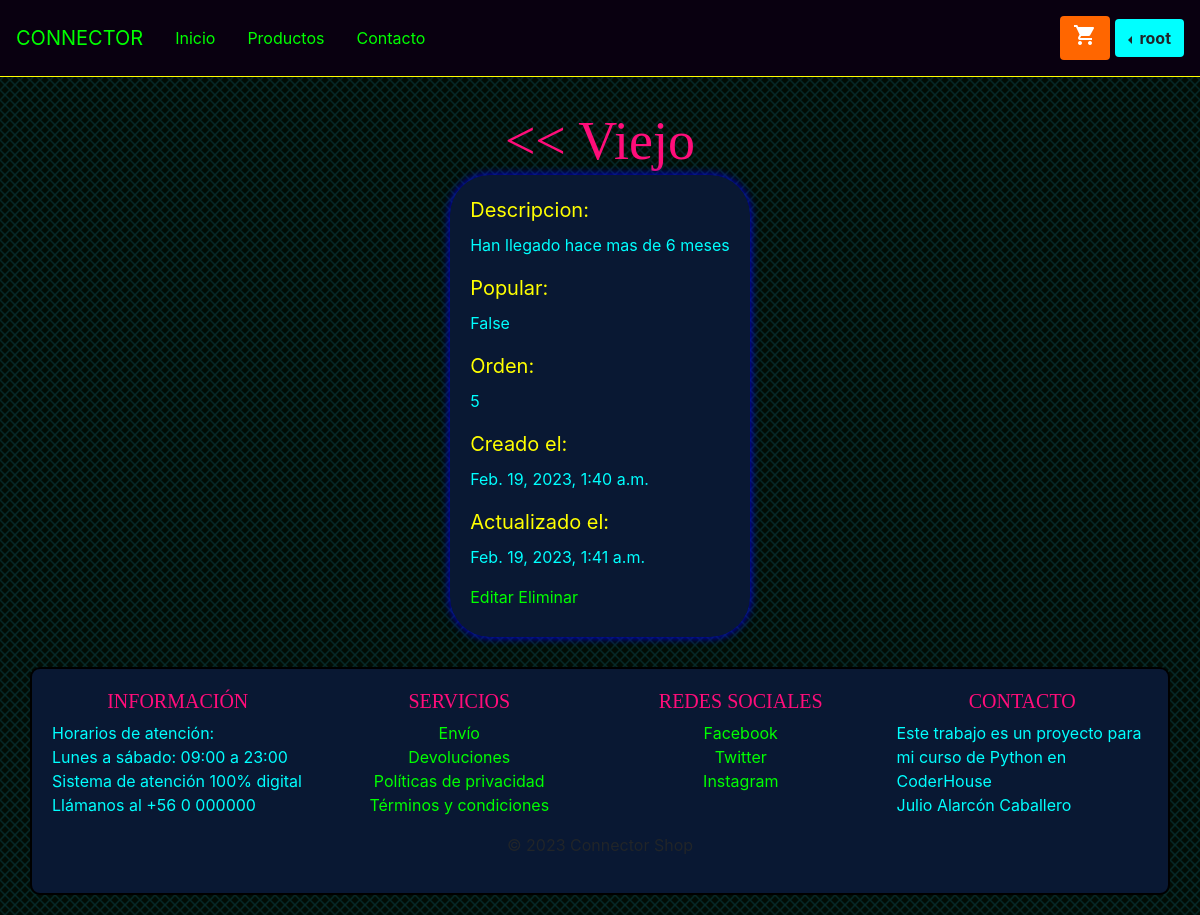
The app's page /tag/6/ (signed in) with its own data.
### connectorshop/models.py (models this page shows, shortened)
class Tag(models.Model):
    name = models.CharField(max_length=50)
    description = models.TextField(blank=True)
    highlighted = models.BooleanField(default=False)
    order = models.IntegerField(default=0)
    created_at = models.DateTimeField(auto_now_add=True)
    updated_at = models.DateTimeField(auto_now=True)

### connectorshop/views.py (the view)
# urls.py: path('tag/<int:pk>/', views.tag_detail, name='tag_detail'),
@superuser_required
def tag_detail(request, pk):
    template_name = 'tags/tag_detail.html'
    tag = get_object_or_404(Tag, pk=pk)
    context = {
        'tag': tag,
        'title': 'Detalles del Tag'
    }
    return render(request, template_name, context)

### connectorshop/views.py (called while the page is built)
def superuser_required(view_func):
    decorated_view_func = user_passes_test(lambda u: u.is_superuser, login_url='/')(view_func)
    return decorated_view_func

### connectorshop/templates/tags/tag_detail.html
{% extends 'base.html' %} {% block content %}
<div class="button-center">
	<a href="{% url 'tag_list' %}"><h1> << {{ tag.name }}</h1></a>
</div>
<div class="container-fluid centered">
	<div class="row">
		<div class="card-detail">
			<div class="card-body">
				<label class="text-yellow text-20">Descripcion:</label><p class="text-aqua">{{ tag.description }}</p>
				<label class="text-yellow text-20">Popular:</label><p class="text-aqua">{{ tag.highlighted }}</p>
				<label class="text-yellow text-20">Orden:</label><p class="text-aqua">{{ tag.order }}</p>
				<label class="text-yellow text-20">Creado el:</label><p class="text-aqua">{{ tag.created_at }}</p>
				<label class="text-yellow text-20">Actualizado el:</label><p class="text-aqua">{{ tag.updated_at }}</p>
				<label><a href="{% url 'tag_edit' tag.id %}">Editar</a></label>
				<label><a href="{% url 'tag_delete' tag.id %}" onclick="return confirm('¿Estás seguro que quieres eliminar este tag?');">Eliminar</a></label>
			</div>
		</div>
	</div>
</div>
{% endblock %}

### connectorshop/templates/base.html (shortened to what this page needs)
<!DOCTYPE html>
<html lang="en">
	<head>
		<link rel="stylesheet" href="https://cdnjs.cloudflare.com/ajax/libs/animate.css/4.1.1/animate.min.css" />
		<link
			rel="stylesheet"
			href="https://stackpath.bootstrapcdn.com/bootstrap/4.4.1/css/bootstrap.min.css"
		/>
		<link rel="stylesheet" href="https://cdn.jsdelivr.net/npm/sweetalert2@10.2.0/dist/sweetalert2.min.css" />
	</head>
	<body>
		<nav class="navbar navbar-expand-lg py-3">
			<a class="navbar-brand text-orange" href="/products">CONNECTOR</a>
			<a class="nav-link" href="/home">Inicio</a>
			<a class="nav-link" href="/products">Productos</a>
			<a class="nav-link" href="#">Contacto</a>
			<div class="dropdown ml-auto dropleft">
				{% if request.user.is_authenticated %}
				<button class="btn background-orange text-white bold"><i class="material-icons">shopping_cart</i></button>
				<button class="btn dropdown-toggle background-cyan bold" type="button" id="dropdownMenuButton" data-bs-toggle="dropdown" aria-expanded="false">
					{{ user.username }}
				</button>
				{% else %}
				<a class="btn btn-primary text-right" href="{% url 'index' %}">Iniciar sesión</a>
				{% endif %}
			</div>
		</nav>
		<br /><br />
		{% block content %} {% endblock %}
	</body>
	<footer class="footer">
		<div class="container" id="footer_container">
			<div class="row">
				<div class="col-md-3">
					<h5 class="text-uppercase">Información</h5>
					<p class="text-aqua">
						Horarios de atención:<br />Lunes a sábado: 09:00 a 23:00<br />
						Sistema de atención 100% digital<br />Llámanos al +56 0 000000
					</p>
				</div>
				<div class="col-md-3">
					<h5 class="text-uppercase">Servicios</h5>
					<ul class="list-unstyled text-center">
						<li><a href="#">Envío</a></li>
						<li><a href="#">Devoluciones</a></li>
						<li><a href="#">Políticas de privacidad</a></li>
						<li><a href="#">Términos y condiciones</a></li>
					</ul>
				</div>
				<div class="col-md-3">
					<h5 class="text-uppercase">Redes sociales</h5>
					<ul class="list-unstyled text-center">
						<li><a href="#">Facebook</a></li>
						<li><a href="#">Twitter</a></li>
						<li><a href="#">Instagram</a></li>
					</ul>
				</div>
				<div class="col-md-3">
					<h5 class="text-uppercase">Contacto</h5>
					<p class="text-aqua">Este trabajo es un proyecto para mi curso de Python en CoderHouse<br />Julio Alarcón Caballero</p>
				</div>
			</div>
			<div class="row">
				<div class="col text-center">
					<p>&copy; 2023 Connector Shop</p>
				</div>
			</div>
		</div>
	</footer>
</html>
<link rel="stylesheet" type="text/css" href="/media/styles/style_base.css" />

### media/styles/style_base.css (style rules this page uses)
h1, h2, h3, h4, h5 { font-family: Georgia, Times, serif; color: rgb(255, 13, 122); text-align: center; }
h1 { font-size: 54px; }
.button-center { display: flex; justify-content: center; align-items: center; height: 5vh; }
.text-20 { font-size: 20px; }
.card-detail { background-color: #091833; border-radius: 40px; box-shadow: 0px 0px 10px blue; margin: 10px auto; }
body { background-image: url("/media/images/fondo.png"); }
nav { background-color: #090010; border-bottom: 1px solid yellow; }
label { color: yellow; }
a:link { color: #00ff00; }
.text-aqua { color: aqua; }
.text-yellow { color: yellow; }
.text-orange { color: #ff6600; }
.text-white { color: white; }
.background-orange { background-color: #ff6600; }
.background-cyan { background-color: cyan; }
.bold { font-weight: bold; }
li { color: white; }
.container-fluid.centered { display: flex; justify-content: center; align-items: center; }
#footer_container { background-color: #091833; border: 2px solid black; border-radius: 10px; padding: 20px; margin: 20px auto; }

### records on screen
Tag: name "Viejo", description "Han llegado hace mas de 6 meses", highlighted "False", order "5", created_at "Feb. 19, 2023, 1:40 a.m.", updated_at "Feb. 19, 2023, 1:41 a.m."

### other values on screen
{{ user.username }} "root"
